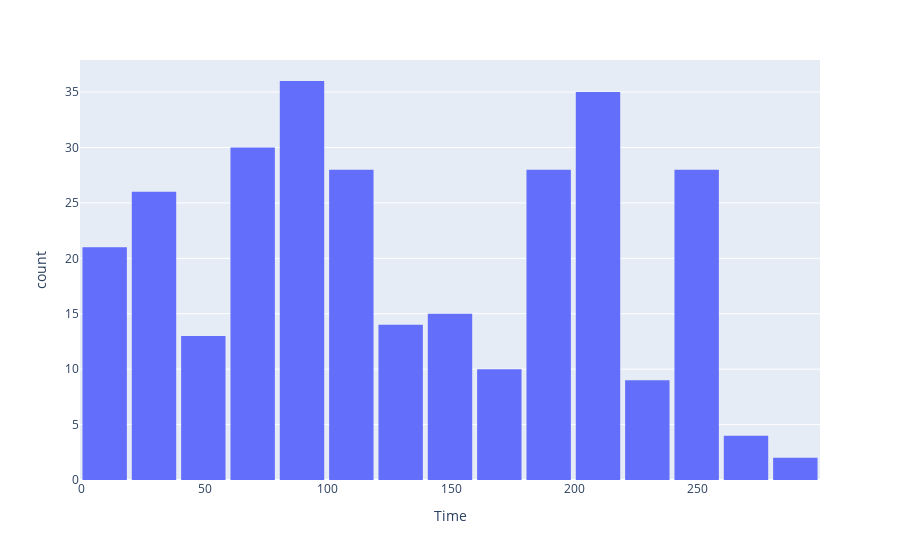

Write notebook code for a chart like this one.
### Code cell
fig = px.histogram(hf, x="Time",nbins=15)
fig.update_layout(bargap=0.1)
fig.show()

### Figure 1 — Plotly figure (JSON) as saved in the notebook; plotly's stock layout.template omitted (floating-point values rounded to 4 significant figures; data arrays with more than 128 entries replaced by an {"elided": "..."} marker saying what was removed)
{"data": [{"alignmentgroup": "True", "bingroup": "x", "hovertemplate": "Time=%{x}<br>count=%{y}<extra></extra>", "legendgroup": "", "marker": {"color": "#636efa", "pattern": {"shape": ""}}, "name": "", "nbinsx": 15, "offsetgroup": "", "orientation": "v", "showlegend": false, "type": "histogram", "x": {"elided": "299 int values"}, "xaxis": "x", "yaxis": "y"}], "layout": {"bargap": 0.1, "barmode": "relative", "legend": {"tracegroupgap": 0}, "margin": {"t": 60}, "xaxis": {"anchor": "y", "domain": [0, 1], "title": {"text": "Time"}}, "yaxis": {"anchor": "x", "domain": [0, 1], "title": {"text": "count"}}}}
